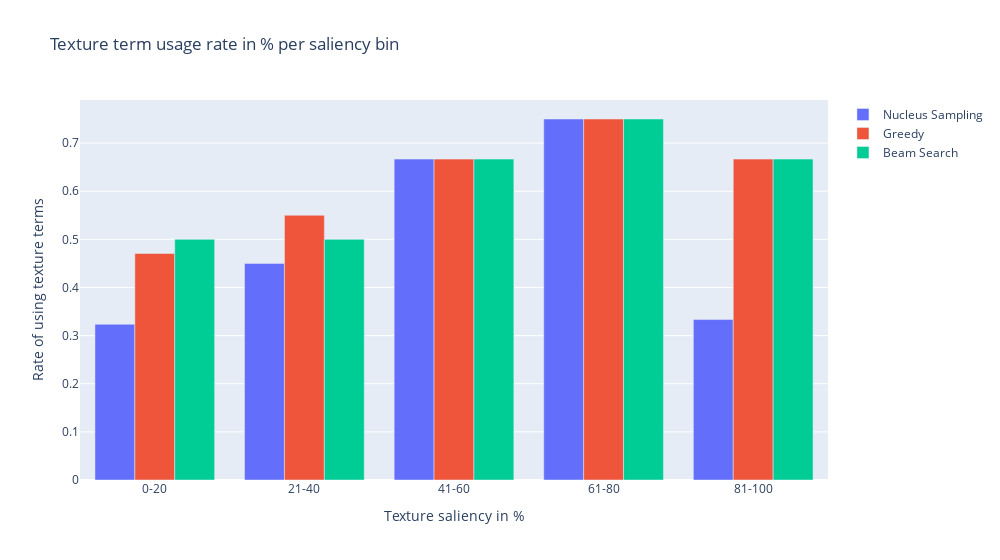

Notebook code cell kept with this figure:
### Code cell
import plotly.graph_objects as go
import pandas as pd
import numpy as np
import json

# Assuming you have a DataFrame called 'data' with columns 'color saliency', 'color beam', and 'Model'

# Determine the category bins based on the range of values in the 'color saliency' column
num_bins = 5
category_bins_texture = pd.cut(data['texture saliency'], bins=num_bins)
category_bins_color = pd.cut(data['color saliency'], bins=num_bins)


# Create a new column in the DataFrame to represent the category bins
data['Category Bin Color'] = category_bins_color.astype(str)
data['Category Bin Texture'] = category_bins_texture.astype(str)

# Group the data by the category bins, boolean values, and model, and calculate the counts for each group

# color
color_nucleus = data.groupby(['Category Bin Color', 'color nucleus']).size().unstack().reset_index().fillna(0)
color_greedy = data.groupby(['Category Bin Color', 'color greedy']).size().unstack().reset_index().fillna(0)
color_beam = data.groupby(['Category Bin Color', 'color beam']).size().unstack().reset_index().fillna(0)

print(color_beam)

color_nucleus['Percentage'] = color_nucleus.apply(lambda row: row[True] / (row[True] + row[False]), axis=1)
color_greedy['Percentage'] = color_greedy.apply(lambda row: row[True] / (row[True] + row[False]), axis=1)
color_beam['Percentage'] = color_beam.apply(lambda row: row[True] / (row[True] + row[False]), axis=1)


# texture
texture_nucleus = data.groupby(['Category Bin Texture', 'texture nucleus']).size().unstack().reset_index().fillna(0)
texture_greedy = data.groupby(['Category Bin Texture', 'texture greedy']).size().unstack().reset_index().fillna(0)
texture_beam = data.groupby(['Category Bin Texture', 'texture beam']).size().unstack().reset_index().fillna(0)


texture_nucleus['Percentage'] = texture_nucleus.apply(lambda row: row[True] / (row[True] + row[False]), axis=1)
texture_greedy['Percentage'] = texture_greedy.apply(lambda row: row[True] / (row[True] + row[False]), axis=1)
texture_beam['Percentage'] = texture_beam.apply(lambda row: row[True] / (row[True] + row[False]), axis=1)


# Create the grouped bar chart
fig = go.Figure()


bar_trace_nucleus = go.Bar(
    x=texture_nucleus['Category Bin Texture'],
    y=texture_nucleus['Percentage'],
    name=f'Nucleus Sampling',
)

bar_trace_greedy = go.Bar(
    x=texture_nucleus['Category Bin Texture'],
    y=texture_greedy['Percentage'],
    name=f'Greedy',

)

bar_trace_beam = go.Bar(
    x=texture_nucleus['Category Bin Texture'],
    y=texture_beam['Percentage'],
    name=f'Beam Search',

)

fig.add_trace(bar_trace_nucleus)
fig.add_trace(bar_trace_greedy)
fig.add_trace(bar_trace_beam)

# Create the layout for the grouped bar chart
fig.update_layout(
    width=1000,
    title='Texture term usage rate in % per saliency bin',
    xaxis=dict(title='Texture saliency in %', tickmode = 'array',
               tickvals = [0, 1, 2, 3, 4],
        ticktext = ['0-20', '21-40', '41-60', '61-80', '81-100']),
    yaxis=dict(title='Rate of using texture terms'),
    barmode='group'
)

# Show the plot
fig.show()

# # Save the plot as JSON
fig_json = fig.to_json()
with open('grouped_texture.json', 'w') as file:
    file.write(fig_json)

### Figure 1 — Plotly figure (JSON) as saved in the notebook; plotly's stock layout.template omitted (floating-point values rounded to 4 significant figures)
{"data": [{"name": "Nucleus Sampling", "type": "bar", "x": ["(-0.063, 12.6]", "(12.6, 25.2]", "(25.2, 37.8]", "(37.8, 50.4]", "(50.4, 63.0]"], "y": [0.3235, 0.45, 0.6667, 0.75, 0.3333]}, {"name": "Greedy", "type": "bar", "x": ["(-0.063, 12.6]", "(12.6, 25.2]", "(25.2, 37.8]", "(37.8, 50.4]", "(50.4, 63.0]"], "y": [0.4706, 0.55, 0.6667, 0.75, 0.6667]}, {"name": "Beam Search", "type": "bar", "x": ["(-0.063, 12.6]", "(12.6, 25.2]", "(25.2, 37.8]", "(37.8, 50.4]", "(50.4, 63.0]"], "y": [0.5, 0.5, 0.6667, 0.75, 0.6667]}], "layout": {"barmode": "group", "title": {"text": "Texture term usage rate in % per saliency bin"}, "width": 1000, "xaxis": {"tickmode": "array", "ticktext": ["0-20", "21-40", "41-60", "61-80", "81-100"], "tickvals": [0, 1, 2, 3, 4], "title": {"text": "Texture saliency in %"}}, "yaxis": {"title": {"text": "Rate of using texture terms"}}}}
